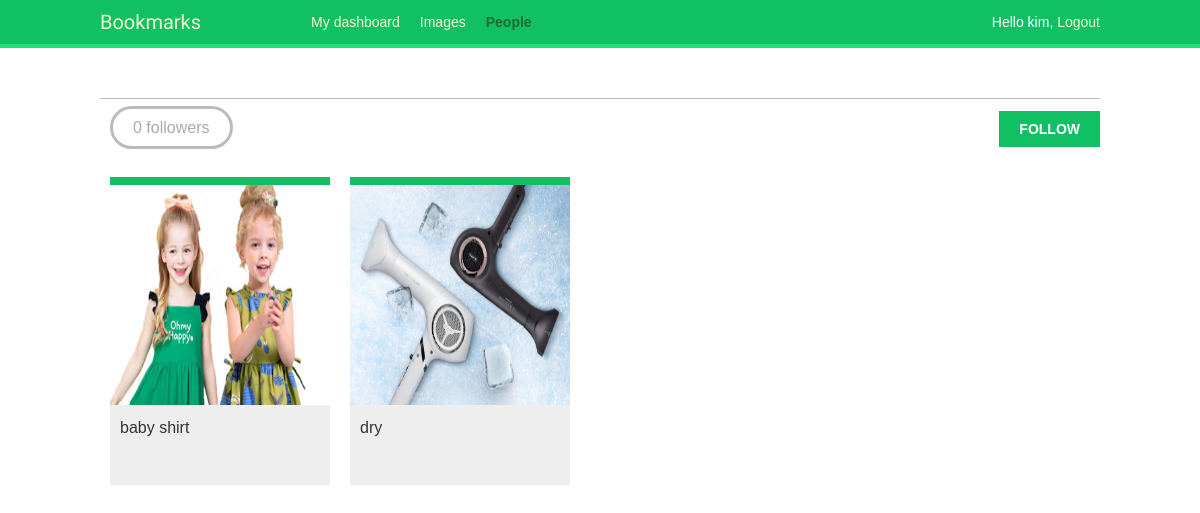
The page /account/users/kslhk8/ (signed in) on the database its author committed.
### images/models.py (models this page shows, shortened)
class Image(models.Model):
    user = models.ForeignKey(settings.AUTH_USER_MODEL,
                             related_name='images_created',
                             on_delete=models.CASCADE)
    title = models.CharField(max_length=200)
    slug = models.SlugField(max_length=200,
                            blank=True)
    url = models.URLField()
    image = models.ImageField(upload_to='images/%Y/%m/%d/')
    description = models.TextField(blank=True)
    created = models.DateField(auto_now_add=True,
                               db_index=True)
    users_like = models.ManyToManyField(settings.AUTH_USER_MODEL,
                                        related_name='images_liked',
                                        blank=True)
    total_likes = models.PositiveIntegerField(db_index=True,default=0)
    def get_absolute_url(self):
           return reverse('images:detail', args=[self.id, self.slug])

### account/views.py (the view)
# urls.py: path('users/<username>/', views.user_detail, name='user_detail'),
@login_required
def user_detail(request, username):
    user = get_object_or_404(User,
                             username=username,
                             is_active=True)
    return render(request,
                  'account/user/detail.html',
                  {'section': 'people',
                   'user': user})

### account/templates/account/user/detail.html (shortened to what this page needs)
{% extends "base.html" %}
{% load thumbnail %}
{% block content %}
  <h1>{{ user.get_full_name }}</h1>
  {% with total_followers=user.followers.count %}
    <span class="count">
      <span class="total">{{ total_followers }}</span>
      follower{{ total_followers|pluralize }}
    </span>
    <a href="#" data-id="{{ user.id }}" data-action="{% if request.user in user.followers.all %}un{% endif %}follow" class="follow button">
      {% if request.user not in user.followers.all %}
        Follow
      {% else %}
        Unfollow
      {% endif %}
    </a>
    <div id="image-list" class="image-container">
      {% include "images/image/list_ajax.html" with images=user.images_created.all %}
    </div>
  {% endwith %}
{% endblock %}

### account/templates/base.html (shortened to what this page needs)
{% load staticfiles %}
<!DOCTYPE html>
<html>
<head>
  <link href="{% static "css/base.css" %}" rel="stylesheet">
</head>
<body>
  <div id="header">
    <span class="logo">Bookmarks</span>
	{% if request.user.is_authenticated %}
      <ul class="menu">
        <li {% if section == "dashboard" %}class="selected"{% endif %}>
          <a href="{% url "dashboard" %}">My dashboard</a>
        </li>
        <li {% if section == "images" %}class="selected"{% endif %}>
          <a href="{% url "images:list"%}">Images</a>
        </li>
        <li {% if section == "people" %}class="selected"{% endif %}>
          <a href="{% url "user_list" %}">People</a>
        </li>
      </ul>
    {% endif %}
    <span class="user">
      {% if request.user.is_authenticated %}
        Hello {{ request.user.first_name }},
        <a href="{% url "logout" %}">Logout</a>
      {% else %}
        <a href="{% url "login" %}">Log-in</a>
      {% endif %}
    </span>
  </div>
  <div id="content">
    {% block content %}
    {% endblock %}
  </div>
</body>
</html>

### images/templates/images/image/list_ajax.html
{% load thumbnail %}
{% for image in images %}
  <div class="image">
    <a href="{{ image.get_absolute_url }}">
      {% thumbnail image.image "300x300" crop="100%" as im %}
        <a href="{{ image.get_absolute_url }}">
          <img src="{{ im.url }}">
        </a>
      {% endthumbnail %}
    </a>
    <div class="info">
      <a href="{{ image.get_absolute_url }}" class="title">
        {{ image.title }}
      </a>
    </div>
  </div>
{% endfor %}

### account/static/css/base.css (style rules this page uses)
body { margin:0; padding:0; font-family:helvetica, sans-serif; }
a { color:#12c064; text-decoration:none; }
h1, h2, h3, h4, h5 , h6 { font-family: 'Muli', sans-serif; font-weight:normal; }
h1 { border-bottom:1px solid #bbb; padding:0 0 10px 0; margin:10px 0 20px 0; }
#header { padding:10px 100px; font-size:14px; background:#12c064; color:#fff; border-bottom:4px solid #1cdf78; overflow:auto; }
#header .logo { font-family: 'Muli', sans-serif; float:left; color:#f3f7cc; font-size:20px; margin-right:10%; }
#header ul.menu { list-style:none; float:left; margin:0; padding:0; }
#header ul.menu li { float:left; padding:4px 10px; }
#header ul.menu li.selected a, #header ul.menu li.selected a:hover { color:#1b6d32; font-weight:bold; }
#header a { color:#f3f7cc; }
#header .user { float:right; padding-top:4px; }
#content { padding:30px 100px; }
input[type=submit], a.button { font-weight:bold; background:#12c064; color:#fff; padding:10px 20px; font-size:14px; text-transform:uppercase; }
.count { color:#aaa; border:3px solid #bbb; border-radius:26px; padding:10px 20px; margin:20px 10px 0; }
a.like, a.follow { float:right; margin-top:-8px; }
#image-list { overflow:auto; }
#image-list .image { float:left; width:220px; height:300px; margin:0 10px 10px 10px; border-top:8px solid #12c064; background:#eee; }
#image-list img { width:220px; height:220px; }
#image-list .info { padding:10px; }
#image-list .info a { color:#333; }
.image-container { margin-top:40px; }

### rows shown on the page
Image: shows a picture, title "baby shirt"
Image: shows a picture, title "dry"

### other values the page prints
{{ request.user.first_name }} "kim"
{{ total_followers }} "0"
